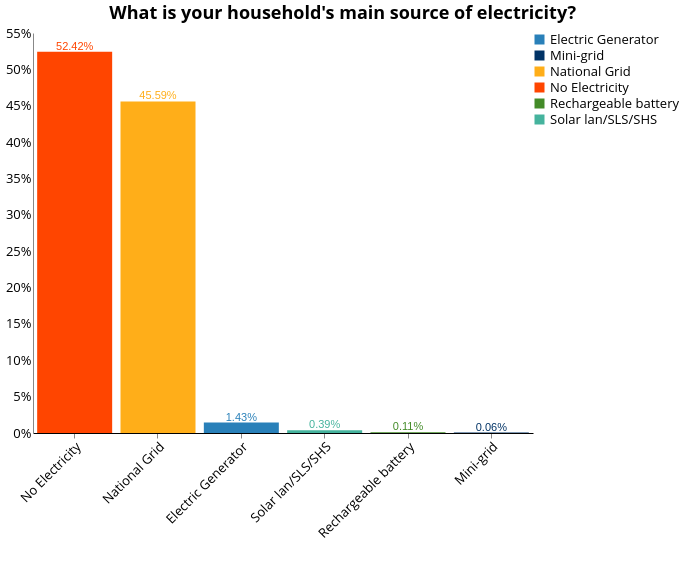

The Vega-Lite source for this figure:
### Vega-Lite specification from a JSON file in a GitHub repository (floating-point values rounded to 4 significant figures; data arrays with more than 128 entries replaced by an {"elided": "..."} marker saying what was removed)
{"width": 800, "height": 400, "config": {"title": {"fontSize": 18, "font": "Open Sans", "anchor": "center", "fontColor": "#000000"}, "axisX": {"domain": true, "domainColor": "#000000", "grid": false, "labelFont": "Open Sans", "labelFontSize": 13, "titleFont": "Open Sans", "titleFontSize": 13, "titleFontWeight": "normal", "title": "X Axis Title (units)", "labelAngle": -45}, "axisY": {"domain": true, "grid": false, "gridColor": "#DEDDDD", "gridWidth": 1, "labelFont": "Open Sans", "labelFontSize": 13, "labelAngle": 0, "ticks": false, "titleFont": "Open Sans", "titleFontSize": 13, "titleFontWeight": "normal", "titlePadding": 10, "title": "Y Axis Title (units)"}, "range": {"category": ["#2980B9", "#003366", "#FFAE19", "#FF4500", "#438B28", "#45B39D", "#99ADC1", "#212F3C"]}, "legend": {"labelFont": "Open Sans", "labelFontSize": 13, "symbolType": "square", "symbolSize": 100, "titleFont": "Open Sans", "titleFontSize": 13, "titleFontWeight": "normal", "title": "Legend", "orient": "right", "offset": 0}, "tooltip": {"font": "Open Sans"}, "view": {"stroke": "transparent", "text": {"font": "Open Sans", "color": ["#2980B9", "#003366", "#FFAE19", "#FF4500", "#438B28", "#45B39D", "#99ADC1", "#212F3C"], "fontSize": 13, "align": "right", "fontWeight": 400, "size": 13}, "bar": {"size": 40, "binSpacing": 1, "continuousBandSize": 30, "discreteBandSize": 30, "fill": ["#2980B9", "#003366", "#FFAE19", "#FF4500", "#438B28", "#45B39D", "#99ADC1", "#212F3C"], "stroke": false}}}, "layer": [{"mark": "bar", "encoding": {"color": {"type": "nominal", "field": "main_src_elec"}, "tooltip": {"type": "nominal", "field": "main_src_elec"}, "x": {"type": "nominal", "axis": {"title": " "}, "field": "main_src_elec", "sort": {"field": "main_src_elec", "op": "count", "order": "descending"}}, "y": {"type": "quantitative", "aggregate": "sum", "axis": {"format": "%", "title": ""}, "field": "pct"}}, "height": 400, "selection": {"selector025": {"type": "single", "fields": ["locality"], "bind": {"input": "select", "options": [null, 0, 1], "labels": ["National", "Urban", "Rural"], "name": "Locality Breakdown  "}}, "selector026": {"type": "single", "fields": ["elc_aggr_tier"], "bind": {"input": "select", "options": [null, "Tier 0", "Tier 1", "Tier 2", "Tier 3", "Tier 4", "Tier 5"], "labels": ["All Tiers", "Tier 0", "Tier 1", "Tier 2", "Tier 3", "Tier 4", "Tier 5"], "name": "Tiers  "}}}, "transform": [{"joinaggregate": [{"op": "count", "field": "*", "as": "total"}]}, {"calculate": "1 / datum.total", "as": "pct"}], "width": 500}, {"mark": {"type": "text", "align": "center", "baseline": "bottom"}, "encoding": {"color": {"type": "nominal", "field": "main_src_elec"}, "text": {"type": "quantitative", "aggregate": "sum", "field": "pct", "format": ".2%"}, "tooltip": {"type": "nominal", "field": "main_src_elec"}, "x": {"type": "nominal", "axis": {"title": " "}, "field": "main_src_elec", "sort": {"field": "main_src_elec", "op": "count", "order": "descending"}}, "y": {"type": "quantitative", "aggregate": "sum", "axis": {"format": "%", "title": ""}, "field": "pct"}}, "height": 400, "transform": [{"joinaggregate": [{"op": "count", "field": "*", "as": "total"}]}, {"calculate": "1 / datum.total", "as": "pct"}], "width": 500}], "data": {"name": "data-71b7c23d7f3d18a9828d4c77d1c2f625"}, "title": {"text": ["What is your household's main source of electricity?"], "color": "black", "subtitleColor": "black"}, "transform": [{"filter": {"selection": "selector025"}}, {"filter": {"selection": "selector026"}}], "$schema": "https://vega.github.io/schema/vega-lite/v4.8.1.json", "datasets": {"data-71b7c23d7f3d18a9828d4c77d1c2f625": {"elided": "3632 records"}}}
